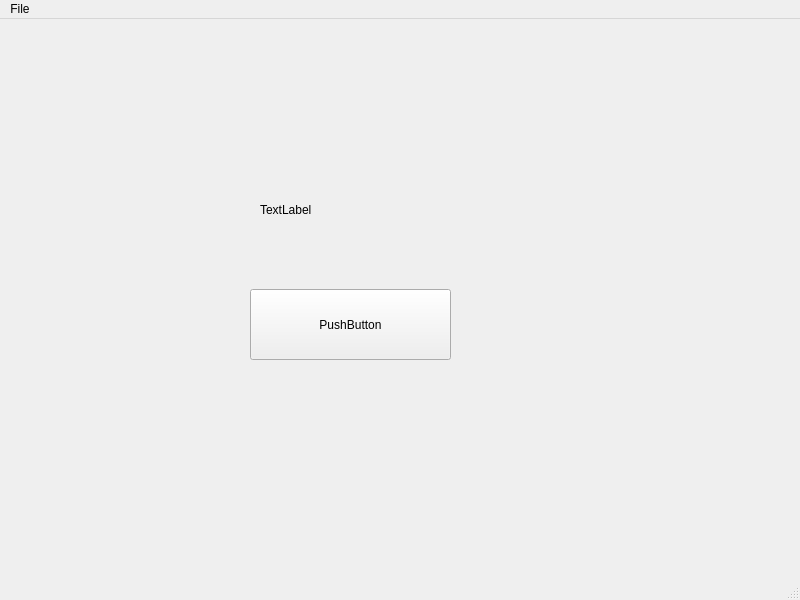
<?xml version="1.0" encoding="UTF-8"?>
<ui version="4.0">
 <class>MainWindow</class>
 <widget class="QMainWindow" name="MainWindow">
  <property name="geometry">
   <rect>
    <x>0</x>
    <y>0</y>
    <width>800</width>
    <height>600</height>
   </rect>
  </property>
  <property name="windowTitle">
   <string>MainWindow</string>
  </property>
  <widget class="QWidget" name="centralwidget">
   <widget class="QLabel" name="label">
    <property name="geometry">
     <rect>
      <x>260</x>
      <y>150</y>
      <width>191</width>
      <height>81</height>
     </rect>
    </property>
    <property name="text">
     <string>TextLabel</string>
    </property>
   </widget>
   <widget class="QPushButton" name="pushButton">
    <property name="geometry">
     <rect>
      <x>250</x>
      <y>270</y>
      <width>201</width>
      <height>71</height>
     </rect>
    </property>
    <property name="text">
     <string>PushButton</string>
    </property>
   </widget>
  </widget>
  <widget class="QMenuBar" name="menubar">
   <property name="geometry">
    <rect>
     <x>0</x>
     <y>0</y>
     <width>800</width>
     <height>22</height>
    </rect>
   </property>
   <widget class="QMenu" name="menuFile">
    <property name="title">
     <string>File</string>
    </property>
   </widget>
   <addaction name="menuFile"/>
  </widget>
  <widget class="QStatusBar" name="statusbar"/>
 </widget>
 <resources/>
 <connections/>
</ui>
